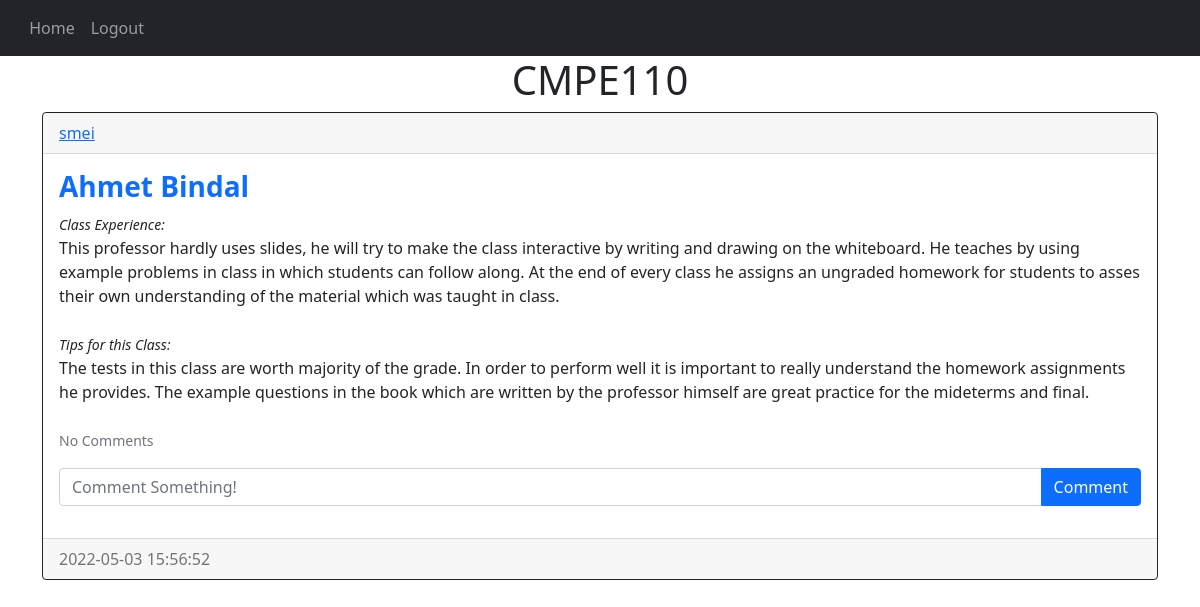
The page /posts/CMPE110 (signed in) on the database its author committed.
### website/models.py (models this page shows)
class Post(db.Model):
    id = db.Column(db.Integer, primary_key=True)
    class_id = db.Column(db.Text, nullable=False)
    prof = db.Column(db.Text, nullable=False)
    text = db.Column(db.Text, nullable=False)
    tips = db.Column(db.Text, nullable=False)
    date_created = db.Column(db.DateTime(timezone=True), default=func.now())
    author = db.Column(db.Integer, db.ForeignKey(
        'user.id', ondelete="CASCADE"), nullable=False)
    comments = db.relationship('Comment', backref='post', passive_deletes=True)

class User(db.Model, UserMixin):
    id = db.Column(db.Integer, primary_key=True)
    email = db.Column(db.String(150), unique=True)
    username = db.Column(db.String(150), unique=True)
    password = db.Column(db.String(150))
    date_created = db.Column(db.DateTime(timezone=True), default=func.now())
    posts = db.relationship('Post', backref='user', passive_deletes=True)
    comments = db.relationship('Comment', backref='user', passive_deletes=True)

### website/views.py (the view)
@views.route("/posts/<class_id>")
@login_required
def posts(class_id):
    posts = Post.query.filter_by(class_id=class_id).all()
    if not posts:
        flash('No posts for this class', category='error')
        return redirect(url_for('views.home'))
    return render_template("posts.html", user=current_user, posts=posts, class_id=class_id)

### website/__init__.py (called while the page is built)
def create_app():
    app = Flask(__name__)
    app.config['SECRET_KEY'] = "cmpe131"
    app.config['SQLALCHEMY_DATABASE_URI'] = f'sqlite:///{DB_NAME}'
    db.init_app(app)
    from .views import views   #need . since inside python package
    from .auth import auth    #known as relative import
    app.register_blueprint(views, url_prefix="/")
    app.register_blueprint(auth, url_prefix="/")
    from .models import User, Post, Comment
    create_database(app)
    login_manager = LoginManager()
    login_manager.login_view = "auth.login"
    login_manager.init_app(app)
    @login_manager.user_loader
    def load_user(id):
        return User.query.get(int(id))
    return app

### website/templates/posts.html (shortened to what this page needs)
{% extends "posts_div.html" %}
{% block header %} {{class_id}}{% endblock %}

### website/templates/posts_div.html (shortened to what this page needs)
{% extends "base.html" %} {% block title %}Home{% endblock %} {% block content
    %}
    <h1 align="center">{% block header %}Posts{% endblock %}</h1>
    <div id="posts">
      {% for post in posts %}
      <div class="card border-dark">
        <div class="card-header d-flex justify-content-between align-items-center">
          <a href="/posts/{{post.user.username}}">{{post.user.username}}</a>
        </div>
        <div class="card-body">
          <h3 class="text-primary"><strong>{{post.prof}}</strong></h3>
          <label><i><small>Class Experience:</small></i></label>
          <div class="card-text">{{post.text}}</div>
          <br />
          <label><i><small>Tips for this Class:</small></i></label>
          <div class="card-text">{{post.tips}}</div>
          <br />
          <p class="card-text">
          {% if post.comments|length > 0 %}
          <a data-bs-toggle="collapse" href="#comments-{{post.id}}" role="button">
          <small>View {{post.comments|length}} Comments</small>>
        </a>
          {% else %}
          <small class="text-muted">No Comments</small>
          {% endif %}
          </p>
          <form class="input-group mb-3" method ='POST' action="/create-comment/{{post.id}}">
            <input type="text" id="text" name="text" class="form-control" placeholder="Comment Something!" />
            <button type="submit" class="btn btn-primary">Comment</button>
          </form>
        </div>
        <div class="card-footer text-muted">{{post.date_created}}</div>
      </div>
      <br/ > {% endfor %}
    </div>
     {% endblock %}

### website/templates/base.html (style rules this page uses)
body { background-image: url(https://www.sjsu.edu/_images/buildings/ADV_aerial-view_dorms-beyond_01.jpg); background-attachment: fixed; background-size: cover; }

### rows shown on the page
Post: class "CMPE110", user.username "smei", prof "Ahmet Bindal", text "This professor hardly uses slides, he will try to make the class interactive by writing and drawing on the whiteboard. He teaches by using example problems in class in which students can follow along. At the end of every class he assigns an ungraded homework for students to asses their own understanding of the material which was taught in class.", tips "The tests in this class are worth majority of the grade. In order to perform well it is important to really understand the homework assignments he provides. The example questions in the book which are written by the professor himself are great practice for the mideterms and final.", date_created "2022-05-03 15:56:52"
